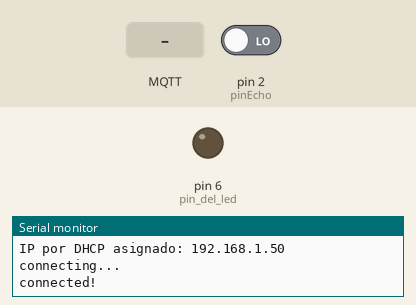
A sketch run on a simulated Arduino Uno, built with avr-gcc and run on an emulated ATmega328P. Shown: output pins drawn as LEDs (lit = HIGH), the last lines printed to the serial monitor. Inputs (shaded band) come from the test bench; at power-on: pin 2 (pinEcho) LOW. WiFi joins after 1.5 s; servers stay silent unless stated; no MQTT or app messages arrive unless stated; pins used as bus, display or sensor lines are not drawn.

Above: at 3.7 s.
3.8 s: MQTT message "on" arrives on the first subscribed topic
At 4.6 s:
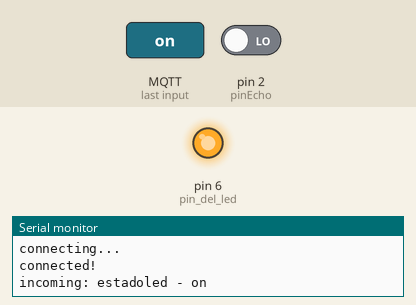
5.3 s: MQTT message "estadoled" arrives on the first subscribed topic
At 5.7 s:
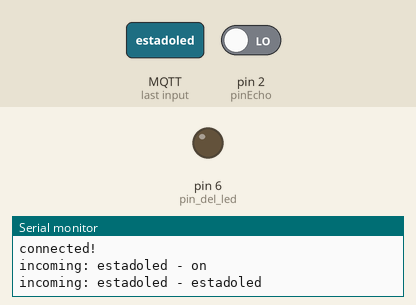
Timing chart, 0 to 8.3 s (numbered marks = the images above; inputs shaded):
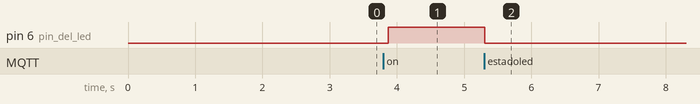

Measured:
- after the input at 3.8 s, pin 6 (pin_del_led): LOW → HIGH after 0.07 s
- after the input at 5.3 s, pin 6 (pin_del_led): HIGH → LOW at once

The sketch:

proyectoEnArduino.ino
```cpp
// MQTT - Version: Latest
#include <MQTT.h>
#include <MQTTClient.h>

#include <SPI.h>
#include <Ethernet.h>

int pinEcho = 2;
int pinTrig = 3;

byte mac[] = {0xDE, 0xAD, 0xBE, 0xEF, 0xFE, 0xED};
IPAddress ip(192, 168, 1, 150); //mi ip en caso no encuentre por dhcp
IPAddress myDns(192, 168, 1, 1); //mi dns en caso no encuentre por dhcp

EthernetClient ethernetClient;

MQTTClient client;

void connect() {
  Serial.print("connecting...");
  while (!client.connect("arduino", "walnutwizard685", "BFtQqKhs4CIftf3F",false)) {
    Serial.print("failed, rc=");
      Serial.print(client.returnCode());
      Serial.print(" last error=");
      Serial.println(client.lastError());
    delay(1000);
  }

  Serial.println("\nconnected!");

  client.subscribe("estadoled");
  // client.unsubscribe("/hello");
}

void messageReceived(String &topic, String &payload) {
  Serial.println("incoming: " + topic + " - " + payload);
  if(topic == "estadoled"){
    if (payload == "on"){
       digitalWrite (6, HIGH);
    }else{
      digitalWrite (6, LOW);
    }
  }
}

void setup() {

  Serial.begin(9600);
  while (!Serial) {;}

  inicializar_ethernetShield();
  delay(1000); //para que arranque correctamente el shield

  pinMode(pinTrig, OUTPUT);
  pinMode(pinEcho, INPUT);

  pinMode(6, OUTPUT); //pin del led

  //client.begin("walnutwizard685.cloud.shiftr.io", 1883,ethernetClient);
  client.begin("ec2-54-165-197-111.compute-1.amazonaws.com", 1883,ethernetClient);
  client.onMessage(messageReceived);

  connect();
}

unsigned int distanciaPrevia = 0;

void loop() {

  client.loop();

  if (!client.connected()) {
    connect();
  }
  digitalWrite(pinTrig, LOW);
  delayMicroseconds(10);
  digitalWrite(pinTrig, HIGH);
  delayMicroseconds(10);

  long pulseDuration = pulseIn(pinEcho, HIGH, 10000);
  int distancia = (int)(0.034 * pulseDuration / 2);

   if(distancia != distanciaPrevia){
    Serial.print("Distancia ");
    Serial.print(distancia);
    Serial.println(" cm");
    distanciaPrevia = distancia;
    client.publish("ultrasonido", String(distancia));
  }

  delay(100);


}

void inicializar_ethernetShield(){
  Serial.println("Iniciando DHCP client:");
  if (Ethernet.begin(mac) == 0) {
    Serial.println("Error al configurar Ethernet con DHCP");

    if (Ethernet.hardwareStatus() == EthernetNoHardware) {
      Serial.println("No se encontró Shield Ethernet");
      while (true) { delay(1); }
    }

    if (Ethernet.linkStatus() == LinkOFF) {
      Serial.println("Cable ethernet desconectado");
    }

    Ethernet.begin(mac, ip, myDns);
    Serial.print("IP estático: ");
    Serial.println(Ethernet.localIP());

  } else {
    Serial.print("IP por DHCP asignado: ");
    Serial.println(Ethernet.localIP());
  }
}
```
